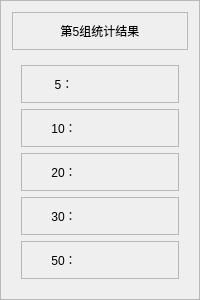
       <widget class="QFrame" name="frame_44">
        <property name="frameShape">
         <enum>QFrame::StyledPanel</enum>
        </property>
        <property name="frameShadow">
         <enum>QFrame::Raised</enum>
        </property>
        <layout class="QGridLayout" name="gridLayout_64">
         <item row="0" column="0">
          <widget class="QFrame" name="frame13">
           <property name="maximumSize">
            <size>
             <width>16777215</width>
             <height>50</height>
            </size>
           </property>
           <property name="frameShape">
            <enum>QFrame::StyledPanel</enum>
           </property>
           <property name="frameShadow">
            <enum>QFrame::Raised</enum>
           </property>
           <layout class="QGridLayout" name="gridLayout_46">
            <item row="0" column="0">
             <widget class="QLabel" name="label_69">
              <property name="text">
               <string>第5组统计结果</string>
              </property>
              <property name="alignment">
               <set>Qt::AlignCenter</set>
              </property>
             </widget>
            </item>
           </layout>
          </widget>
         </item>
         <item row="1" column="0">
          <widget class="QWidget" name="widget_7" native="true">
           <layout class="QGridLayout" name="gridLayout_47">
            <item row="0" column="0">
             <widget class="QFrame" name="frame_46">
              <property name="frameShape">
               <enum>QFrame::StyledPanel</enum>
              </property>
              <property name="frameShadow">
               <enum>QFrame::Raised</enum>
              </property>
              <layout class="QGridLayout" name="gridLayout_48">
               <item row="0" column="0">
                <widget class="QLabel" name="label_70">
                 <property name="layoutDirection">
                  <enum>Qt::LeftToRight</enum>
                 </property>
                 <property name="text">
                  <string>5：</string>
                 </property>
                 <property name="alignment">
                  <set>Qt::AlignCenter</set>
                 </property>
                </widget>
               </item>
               <item row="0" column="1">
                <widget class="QLabel" name="label5_1">
                 <property name="text">
                  <string/>
                 </property>
                 <property name="alignment">
                  <set>Qt::AlignCenter</set>
                 </property>
                </widget>
               </item>
              </layout>
             </widget>
            </item>
            <item row="1" column="0">
             <widget class="QFrame" name="frame_47">
              <property name="frameShape">
               <enum>QFrame::StyledPanel</enum>
              </property>
              <property name="frameShadow">
               <enum>QFrame::Raised</enum>
              </property>
              <layout class="QGridLayout" name="gridLayout_49">
               <item row="0" column="0">
                <widget class="QLabel" name="label_72">
                 <property name="text">
                  <string>10：</string>
                 </property>
                 <property name="alignment">
                  <set>Qt::AlignCenter</set>
                 </property>
                </widget>
               </item>
               <item row="0" column="1">
                <widget class="QLabel" name="label5_2">
                 <property name="text">
                  <string/>
                 </property>
                 <property name="alignment">
                  <set>Qt::AlignCenter</set>
                 </property>
                </widget>
               </item>
              </layout>
             </widget>
            </item>
            <item row="2" column="0">
             <widget class="QFrame" name="frame_48">
              <property name="frameShape">
               <enum>QFrame::StyledPanel</enum>
              </property>
              <property name="frameShadow">
               <enum>QFrame::Raised</enum>
              </property>
              <layout class="QGridLayout" name="gridLayout_50">
               <item row="0" column="0">
                <widget class="QLabel" name="label_74">
                 <property name="text">
                  <string>20：</string>
                 </property>
                 <property name="alignment">
                  <set>Qt::AlignCenter</set>
                 </property>
                </widget>
               </item>
               <item row="0" column="1">
                <widget class="QLabel" name="label5_3">
                 <property name="text">
                  <string/>
                 </property>
                 <property name="alignment">
                  <set>Qt::AlignCenter</set>
                 </property>
                </widget>
               </item>
              </layout>
             </widget>
            </item>
            <item row="3" column="0">
             <widget class="QFrame" name="frame_49">
              <property name="frameShape">
               <enum>QFrame::StyledPanel</enum>
              </property>
              <property name="frameShadow">
               <enum>QFrame::Raised</enum>
              </property>
              <layout class="QGridLayout" name="gridLayout_51">
               <item row="0" column="0">
                <widget class="QLabel" name="label_76">
                 <property name="text">
                  <string>30：</string>
                 </property>
                 <property name="alignment">
                  <set>Qt::AlignCenter</set>
                 </property>
                </widget>
               </item>
               <item row="0" column="1">
                <widget class="QLabel" name="label5_4">
                 <property name="text">
                  <string/>
                 </property>
                 <property name="alignment">
                  <set>Qt::AlignCenter</set>
                 </property>
                </widget>
               </item>
              </layout>
             </widget>
            </item>
            <item row="4" column="0">
             <widget class="QFrame" name="frame_50">
              <property name="frameShape">
               <enum>QFrame::StyledPanel</enum>
              </property>
              <property name="frameShadow">
               <enum>QFrame::Raised</enum>
              </property>
              <layout class="QGridLayout" name="gridLayout_52">
               <item row="0" column="0">
                <widget class="QLabel" name="label_78">
                 <property name="text">
                  <string>50：</string>
                 </property>
                 <property name="alignment">
                  <set>Qt::AlignCenter</set>
                 </property>
                </widget>
               </item>
               <item row="0" column="1">
                <widget class="QLabel" name="label5_5">
                 <property name="text">
                  <string/>
                 </property>
                 <property name="alignment">
                  <set>Qt::AlignCenter</set>
                 </property>
                </widget>
               </item>
              </layout>
             </widget>
            </item>
           </layout>
          </widget>
         </item>
        </layout>
       </widget>
